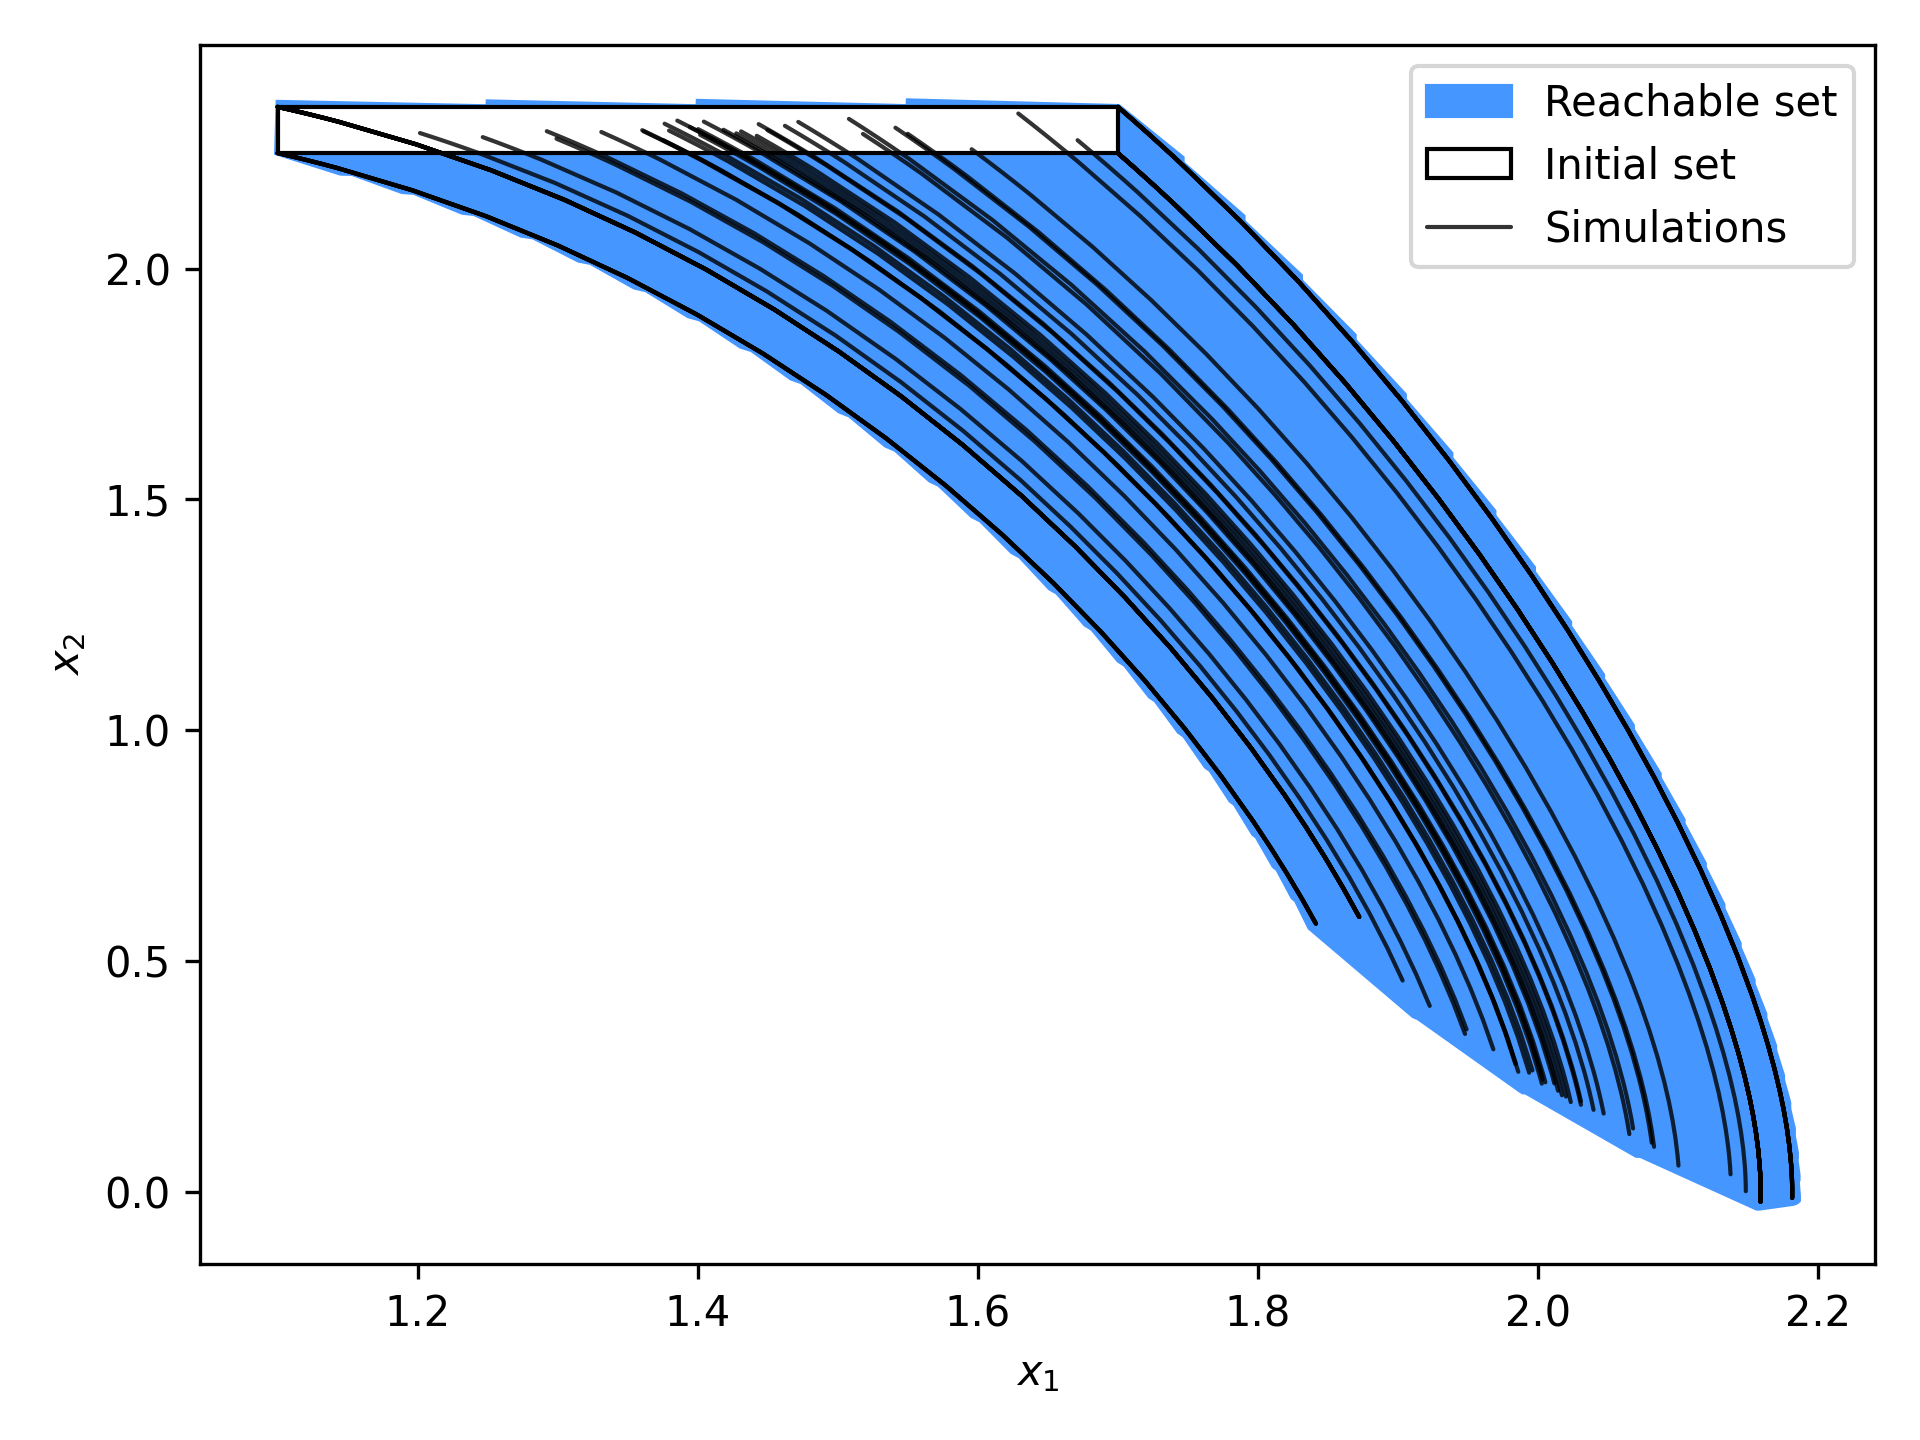

This figure's Python source:
"""
example_nonlinear_reach_03_vanDerPol_splitting - example of nonlinear
   reachability analysis with splitting, can be found in [1, Sec. 3.4.5]
   or in [2]. A new technique for computing this example with less
   splitting has been published in [3].

Syntax:
    completed = example_nonlinear_reach_03_vanDerPol_splitting()

Inputs:
    -

Outputs:
    completed - true/false

References:
    [1] M. Althoff, "Reachability analysis and its application to the
        safety assessment of autonomous cars", Dissertation, TUM 2010
    [2] M. Althoff et al. "Reachability analysis of nonlinear systems with
        uncertain parameters using conservative linearization", CDC 2008
    [3] M. Althoff. "Reachability analysis of nonlinear systems using
        conservative polynomialization and non-convex sets", HSCC 2013

Authors:       Matthias Althoff (MATLAB)
Written:       26-June-2009
Last update:   23-April-2020 (restructure params/options)
Last revision: ---
               Automatic python translation: Florian Nüssel BA 2025

================================================================================
HOW TO RUN THE MATLAB VERSION (truth reference)
================================================================================
1. Open MATLAB and go to the CORA root (folder containing contDynamics, contSet,
   global, models, etc.). If using this repo, that is the cora_matlab folder:
     cd('d:\Bachelorarbeit\Translate_Cora\cora_matlab')
2. Add CORA to the path (if not already):
     addpath(genpath('.'))
   Or from the repo root:
     addpath(genpath('d:\Bachelorarbeit\Translate_Cora\cora_matlab'))
3. Run the example (the .m file defines a function; you must call it):
     example_nonlinear_reach_03_vanDerPol_splitting()
   From repo root, first add path then call:
     addpath(genpath('cora_matlab'))
     example_nonlinear_reach_03_vanDerPol_splitting()
   Or via batch from repo root:
     matlab -batch "addpath(genpath('cora_matlab')); example_nonlinear_reach_03_vanDerPol_splitting()"

================================================================================
TRANSLATION FIDELITY (Python vs MATLAB)
================================================================================
- Structure and flow: 1:1 (params, options, nonlinearSys, reach, simulateRandom,
  plot, labels). Indexing: MATLAB 1-based -> Python 0-based (e.g. projDim [1 2] -> [0 1]).
- Initial set: MATLAB uses zonoBundle(Z0) for exact splitting; Python uses a single
  Zonotope with the same center and generators as the first (and only) zonotope
  in that bundle. Reason: zonoBundle + zonotope in linReach is not yet implemented
  in Python, so R0 is Zonotope(c,G) with c=[1.4;2.3], G=[0.3 0; 0 0.05].
- Output set: MATLAB uses default compOutputSet; Python sets compOutputSet=False
  because nonlinearSys without an output equation has no out_jacobian in Python.
  Effect: initial time-point set is the state set (no output mapping), same as
  MATLAB when no output equation is defined.
- Dynamics: vanderPolEq(x,u) matches MATLAB (sympy branch for derivatives, numpy
  for simulation). System: NonlinearSys(vanderPolEq, states=2, inputs=1) matches
  nonlinearSys(@vanderPolEq) (dimensions inferred in MATLAB from function handle).
================================================================================

Python run (from repo root, PowerShell):
  cd "d:\Bachelorarbeit\Translate_Cora"
  $env:PYTHONPATH = "d:\Bachelorarbeit\Translate_Cora"
  python cora_python/examples/contDynamics/nonlinearSys/example_nonlinear_reach_03_vanDerPol_splitting.py
"""

import sys
import os
import time
import numpy as np
import matplotlib
import matplotlib.pyplot as plt

# Add the project root to the path so imports work when run as script
current_dir = os.path.dirname(os.path.abspath(__file__))
project_root = os.path.join(current_dir, '../../..')
sys.path.insert(0, project_root)

# Configure matplotlib for smooth rendering like MATLAB
plt.rcParams['figure.dpi'] = 100
plt.rcParams['savefig.dpi'] = 300
plt.rcParams['lines.antialiased'] = True
plt.rcParams['patch.antialiased'] = True
plt.rcParams['lines.linewidth'] = 1.0
plt.rcParams['axes.linewidth'] = 0.8

from cora_python.contDynamics.nonlinearSys import NonlinearSys
from cora_python.contSet.zonotope import Zonotope
from cora_python.models.Cora.vanDerPol.vanderPolEq import vanderPolEq


def example_nonlinear_reach_03_vanDerPol_splitting():
    """
    Example of nonlinear reachability analysis with splitting (van der Pol).
    Computes reachable set, runs random simulations, and plots results.
    """
    # Parameters --------------------------------------------------------------
    # MATLAB: params.tFinal = 0.5;
    # MATLAB: Z0{1} = zonotope([1.4 0.3 0; 2.3 0 0.05]); params.R0 = zonoBundle(Z0);
    # Use single Zonotope for R0 (same shape as first in bundle) so reach runs;
    # zonoBundle + zonotope in linReach not yet implemented in Python.
    # Zonotope(c, G): c = [1.4; 2.3], G = [0.3 0; 0 0.05]
    params = {
        'tFinal': 0.5,
        'R0': Zonotope(np.array([[1.4], [2.3]]), np.array([[0.3, 0], [0, 0.05]]))
    }

    # Reachability Settings ---------------------------------------------------
    # MATLAB: options.timeStep = 0.02; options.taylorTerms = 4; etc.
    options = {
        'timeStep': 0.02,
        'taylorTerms': 4,
        'zonotopeOrder': 10,
        'intermediateOrder': 10,
        'errorOrder': 5,
        'alg': 'lin',
        'tensorOrder': 3,
        'maxError': 0.05 * np.ones((2, 1)),
        'reductionInterval': 100,
        'verbose': True,
        'compOutputSet': False  # no output equation in van der Pol dynamics
    }

    # System Dynamics ---------------------------------------------------------
    # MATLAB: vanderPol = nonlinearSys(@vanderPolEq);
    vanderPol = NonlinearSys(vanderPolEq, states=2, inputs=1)

    # Reachability Analysis ---------------------------------------------------
    print('Computing reachable set...')
    timer_val = time.perf_counter()
    R = vanderPol.reach(params, options)
    t_comp = time.perf_counter() - timer_val
    print(f'Computation time of reachable set: {t_comp:.4f}')

    # Handle R as list (multiple branches) or single ReachSet
    if isinstance(R, list):
        R_plot = R[0]
    else:
        R_plot = R

    # Simulation --------------------------------------------------------------
    # MATLAB: simOpt.points = 60; traj = simulateRandom(vanderPol, params, simOpt);
    sim_opt = {'points': 60}
    traj = vanderPol.simulateRandom(params, sim_opt)

    # Visualization -----------------------------------------------------------
    # MATLAB: projDim = [1 2]; -> Python 0-based: [0, 1]
    proj_dim = [0, 1]
    plt.figure()
    plt.gca().set_aspect('auto')
    plt.hold = True if hasattr(plt, 'hold') else None

    # plot reachable sets
    R_plot.plot(proj_dim, DisplayName='Reachable set')

    # plot initial set (MATLAB: R(1).R0 -> first branch)
    R_plot.R0.plot(proj_dim, DisplayName='Initial set')

    # plot simulation results
    traj.plot(proj_dim, DisplayName='Simulations')

    # label plot (MATLAB: xlabel(['x_{',num2str(projDim(1)),'}']); 1-based)
    plt.xlabel(f'$x_{{{proj_dim[0] + 1}}}$')
    plt.ylabel(f'$x_{{{proj_dim[1] + 1}}}$')
    plt.legend(loc='best')
    plt.grid(True)
    plt.box(True)
    plt.tight_layout()

    # Save figure (examples must run; saving allows verification without GUI)
    out_dir = os.path.join(project_root, 'cora_python', 'examples', 'contDynamics', 'nonlinearSys')
    os.makedirs(out_dir, exist_ok=True)
    fig_path = os.path.join(out_dir, 'example_nonlinear_reach_03_vanDerPol_splitting.png')
    plt.savefig(fig_path)
    print(f'Saved plot to {fig_path}')

    plt.show()
    plt.close()

    # example completed
    completed = True
    print('Example completed successfully.')
    return completed


if __name__ == '__main__':
    example_nonlinear_reach_03_vanDerPol_splitting()
